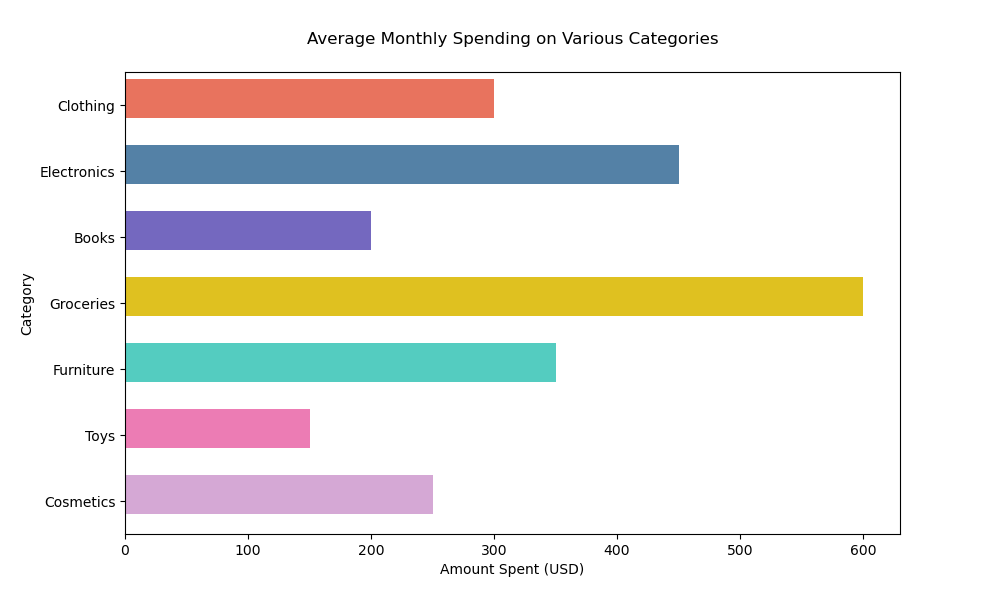

Here is the Python script that generated this plot:

import seaborn as sns
import pandas as pd
import matplotlib.pyplot as plt

data = {
    'Category': ['Clothing', 'Electronics', 'Books', 'Groceries', 'Furniture', 'Toys', 'Cosmetics'],
    'AmountSpent': [300, 450, 200, 600, 350, 150, 250]
}
df = pd.DataFrame(data)

colors = ['#ff6347', '#4682b4', '#6a5acd', '#ffd700', '#40e0d0', '#ff69b4', '#dda0dd']

f, ax = plt.subplots(figsize=(10, 6))

sns.barplot(y='Category', x='AmountSpent', data=df, palette=colors)

for container in ax.containers:
    plt.setp(container, height=0.6)

plt.title('Average Monthly Spending on Various Categories', pad=20)
plt.xlabel('Amount Spent (USD)')
plt.ylabel('Category')

plt.show()
